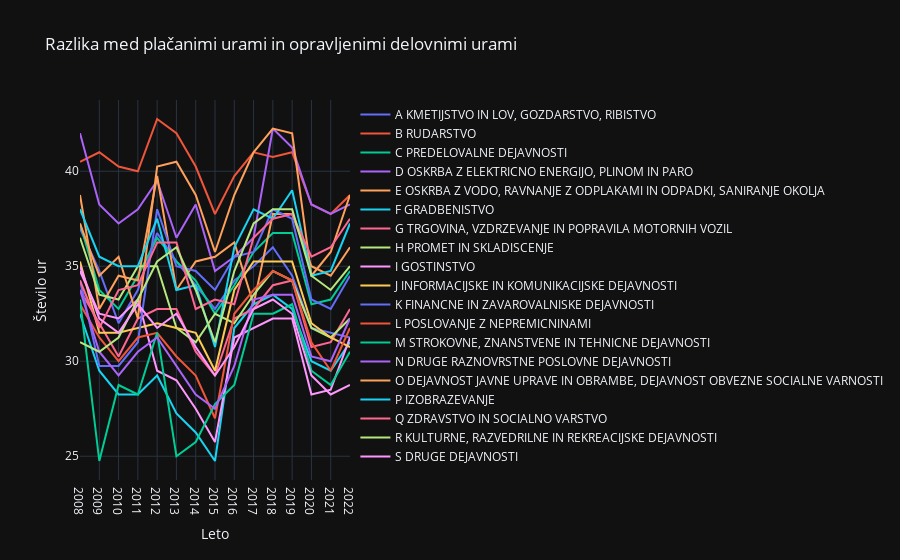

Notebook cell for this chart:
### Code cell
df = placane_delovne_ure_grouped.subtract(opravljene_delovne_ure_grouped)
traces = []
for column in df.columns[1:]:
    trace = go.Scatter(
        x=df.index,
        y=df[column],
        mode='lines',
        name=column
    )
    traces.append(trace)

layout = go.Layout(
    title='Razlika med plačanimi urami in opravljenimi delovnimi urami',
    xaxis=dict(title='Leto'),
    yaxis=dict(title='Število ur')
)

fig = go.Figure(data=traces, layout=layout)
fig.show()

### Figure 1 — Plotly figure (JSON) as saved in the notebook; plotly's stock layout.template omitted (floating-point values rounded to 4 significant figures)
{"data": [{"mode": "lines", "name": "A KMETIJSTVO IN LOV, GOZDARSTVO, RIBISTVO", "x": ["2008", "2009", "2010", "2011", "2012", "2013", "2014", "2015", "2016", "2017", "2018", "2019", "2020", "2021", "2022"], "y": [37.0, 34.75, 32.0, 33.75, 36.75, 35.25, 34.0, 32.75, 34.25, 35.0, 36.0, 34.5, 31.75, 31.5, 31.25], "type": "scatter"}, {"mode": "lines", "name": "B RUDARSTVO", "x": ["2008", "2009", "2010", "2011", "2012", "2013", "2014", "2015", "2016", "2017", "2018", "2019", "2020", "2021", "2022"], "y": [40.5, 41.0, 40.25, 40.0, 42.75, 42.0, 40.25, 37.75, 39.75, 41.0, 40.75, 41.0, 38.25, 37.75, 38.75], "type": "scatter"}, {"mode": "lines", "name": "C PREDELOVALNE DEJAVNOSTI", "x": ["2008", "2009", "2010", "2011", "2012", "2013", "2014", "2015", "2016", "2017", "2018", "2019", "2020", "2021", "2022"], "y": [37.25, 33.75, 32.75, 34.5, 36.5, 35.25, 34.25, 32.5, 34.0, 35.75, 36.75, 36.75, 33.0, 33.25, 34.75], "type": "scatter"}, {"mode": "lines", "name": "D OSKRBA Z ELEKTRICNO ENERGIJO, PLINOM IN PARO", "x": ["2008", "2009", "2010", "2011", "2012", "2013", "2014", "2015", "2016", "2017", "2018", "2019", "2020", "2021", "2022"], "y": [42.0, 38.25, 37.25, 38.0, 39.5, 36.5, 38.25, 34.75, 35.5, 36.5, 42.25, 41.25, 38.25, 37.75, 38.25], "type": "scatter"}, {"mode": "lines", "name": "E OSKRBA Z VODO, RAVNANJE Z ODPLAKAMI IN ODPADKI, SANIRANJE OKOLJA", "x": ["2008", "2009", "2010", "2011", "2012", "2013", "2014", "2015", "2016", "2017", "2018", "2019", "2020", "2021", "2022"], "y": [38.75, 32.75, 34.5, 34.25, 39.75, 33.75, 35.25, 35.5, 36.25, 33.0, 37.75, 37.75, 35.0, 34.5, 36.0], "type": "scatter"}, {"mode": "lines", "name": "F GRADBENISTVO", "x": ["2008", "2009", "2010", "2011", "2012", "2013", "2014", "2015", "2016", "2017", "2018", "2019", "2020", "2021", "2022"], "y": [32.5, 29.5, 28.25, 28.25, 29.25, 27.25, 26.25, 24.75, 31.75, 33.0, 33.5, 32.75, 30.0, 29.5, 31.0], "type": "scatter"}, {"mode": "lines", "name": "G TRGOVINA, VZDRZEVANJE IN POPRAVILA MOTORNIH VOZIL", "x": ["2008", "2009", "2010", "2011", "2012", "2013", "2014", "2015", "2016", "2017", "2018", "2019", "2020", "2021", "2022"], "y": [33.75, 32.0, 30.25, 32.25, 32.75, 32.75, 30.5, 29.25, 32.25, 32.75, 34.0, 34.25, 30.75, 31.0, 32.75], "type": "scatter"}, {"mode": "lines", "name": "H PROMET IN SKLADISCENJE", "x": ["2008", "2009", "2010", "2011", "2012", "2013", "2014", "2015", "2016", "2017", "2018", "2019", "2020", "2021", "2022"], "y": [36.5, 33.5, 33.25, 35.0, 35.0, 31.75, 31.0, 32.5, 32.0, 33.5, 34.75, 34.25, 31.75, 31.25, 32.25], "type": "scatter"}, {"mode": "lines", "name": "I GOSTINSTVO", "x": ["2008", "2009", "2010", "2011", "2012", "2013", "2014", "2015", "2016", "2017", "2018", "2019", "2020", "2021", "2022"], "y": [34.75, 32.5, 32.25, 33.25, 29.5, 29.0, 27.5, 25.75, 31.25, 31.75, 32.25, 32.25, 28.25, 28.5, 31.25], "type": "scatter"}, {"mode": "lines", "name": "J INFORMACIJSKE IN KOMUNIKACIJSKE DEJAVNOSTI", "x": ["2008", "2009", "2010", "2011", "2012", "2013", "2014", "2015", "2016", "2017", "2018", "2019", "2020", "2021", "2022"], "y": [35.25, 31.5, 31.5, 31.75, 32.0, 31.75, 31.5, 29.5, 33.75, 35.25, 35.25, 35.25, 32.0, 31.25, 30.75], "type": "scatter"}, {"mode": "lines", "name": "K FINANCNE IN ZAVAROVALNISKE DEJAVNOSTI", "x": ["2008", "2009", "2010", "2011", "2012", "2013", "2014", "2015", "2016", "2017", "2018", "2019", "2020", "2021", "2022"], "y": [34.25, 29.75, 29.75, 31.0, 38.0, 35.0, 34.75, 33.75, 35.5, 35.75, 38.0, 37.5, 33.25, 32.75, 34.5], "type": "scatter"}, {"mode": "lines", "name": "L POSLOVANJE Z NEPREMICNINAMI", "x": ["2008", "2009", "2010", "2011", "2012", "2013", "2014", "2015", "2016", "2017", "2018", "2019", "2020", "2021", "2022"], "y": [33.0, 31.25, 30.0, 31.25, 31.5, 30.25, 29.25, 27.0, 32.5, 33.75, 34.75, 34.25, 31.0, 29.5, 31.75], "type": "scatter"}, {"mode": "lines", "name": "M STROKOVNE, ZNANSTVENE IN TEHNICNE DEJAVNOSTI", "x": ["2008", "2009", "2010", "2011", "2012", "2013", "2014", "2015", "2016", "2017", "2018", "2019", "2020", "2021", "2022"], "y": [33.25, 24.75, 28.75, 28.25, 31.5, 25.0, 25.75, 27.75, 28.75, 32.5, 32.5, 33.0, 29.5, 28.75, 30.5], "type": "scatter"}, {"mode": "lines", "name": "N DRUGE RAZNOVRSTNE POSLOVNE DEJAVNOSTI", "x": ["2008", "2009", "2010", "2011", "2012", "2013", "2014", "2015", "2016", "2017", "2018", "2019", "2020", "2021", "2022"], "y": [33.75, 30.5, 29.25, 30.5, 31.25, 29.75, 28.25, 27.5, 29.75, 33.25, 33.5, 33.5, 30.25, 30.0, 32.25], "type": "scatter"}, {"mode": "lines", "name": "O DEJAVNOST JAVNE UPRAVE IN OBRAMBE, DEJAVNOST OBVEZNE SOCIALNE VARNOSTI", "x": ["2008", "2009", "2010", "2011", "2012", "2013", "2014", "2015", "2016", "2017", "2018", "2019", "2020", "2021", "2022"], "y": [37.25, 34.5, 35.5, 32.25, 40.25, 40.5, 38.75, 35.75, 38.75, 41.0, 42.25, 42.0, 34.5, 35.75, 38.75], "type": "scatter"}, {"mode": "lines", "name": "P IZOBRAZEVANJE", "x": ["2008", "2009", "2010", "2011", "2012", "2013", "2014", "2015", "2016", "2017", "2018", "2019", "2020", "2021", "2022"], "y": [38.0, 35.5, 35.0, 35.0, 37.5, 33.75, 34.0, 30.75, 36.0, 38.0, 37.5, 39.0, 34.5, 34.75, 37.25], "type": "scatter"}, {"mode": "lines", "name": "Q ZDRAVSTVO IN SOCIALNO VARSTVO", "x": ["2008", "2009", "2010", "2011", "2012", "2013", "2014", "2015", "2016", "2017", "2018", "2019", "2020", "2021", "2022"], "y": [34.25, 31.75, 33.75, 34.0, 36.25, 36.25, 32.75, 33.25, 33.0, 36.5, 37.5, 37.75, 35.5, 36.0, 37.5], "type": "scatter"}, {"mode": "lines", "name": "R KULTURNE, RAZVEDRILNE IN REKREACIJSKE DEJAVNOSTI", "x": ["2008", "2009", "2010", "2011", "2012", "2013", "2014", "2015", "2016", "2017", "2018", "2019", "2020", "2021", "2022"], "y": [31.0, 30.5, 31.25, 33.25, 35.25, 36.0, 33.75, 31.0, 34.75, 37.25, 38.0, 38.0, 34.5, 33.75, 35.0], "type": "scatter"}, {"mode": "lines", "name": "S DRUGE DEJAVNOSTI", "x": ["2008", "2009", "2010", "2011", "2012", "2013", "2014", "2015", "2016", "2017", "2018", "2019", "2020", "2021", "2022"], "y": [35.0, 32.25, 31.5, 33.0, 31.75, 32.5, 30.75, 29.25, 30.75, 32.75, 33.25, 32.5, 29.25, 28.25, 28.75], "type": "scatter"}], "layout": {"title": {"text": "Razlika med plačanimi urami in opravljenimi delovnimi urami"}, "xaxis": {"title": {"text": "Leto"}}, "yaxis": {"title": {"text": "Število ur"}}}}
